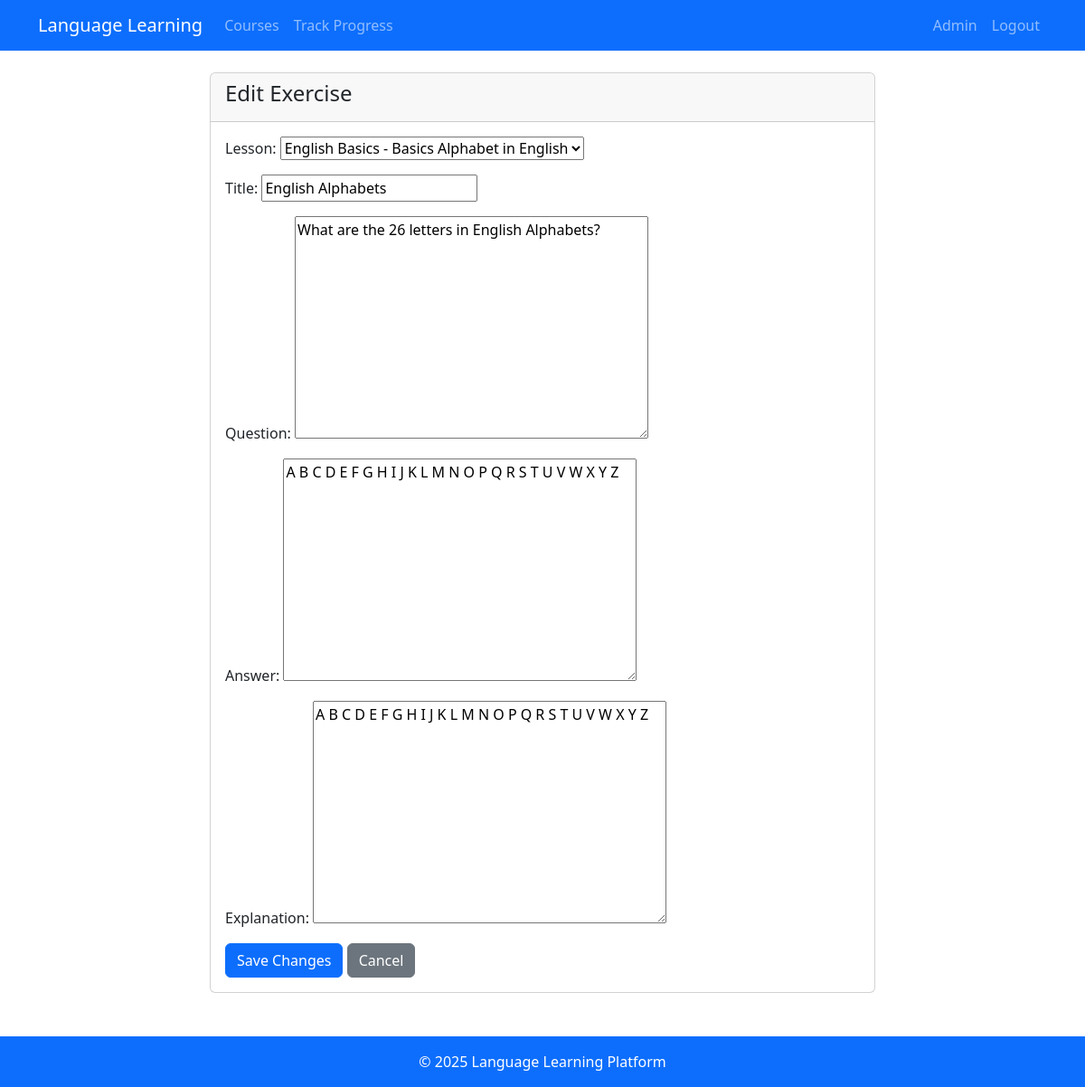
The app's page /exercises/1/edit/ (signed in) with its own data.
### learning/models.py (models this page shows, shortened)
class Exercise(models.Model):
    lesson = models.ForeignKey(Lesson, on_delete=models.CASCADE)
    title = models.CharField(max_length=200)
    question = models.TextField()
    answer = models.TextField()
    explanation = models.TextField(blank=True)

class Course(models.Model):
    title = models.CharField(max_length=200)
    language = models.ForeignKey(Language, on_delete=models.CASCADE)
    description = models.TextField()
    created_at = models.DateTimeField(auto_now_add=True)
    updated_at = models.DateTimeField(auto_now=True)
    difficulty = models.IntegerField(
        validators=[MinValueValidator(1), MaxValueValidator(5)]
    )
    is_active = models.BooleanField(default=True)

class Lesson(models.Model):
    course = models.ForeignKey(Course, on_delete=models.CASCADE)
    title = models.CharField(max_length=200)
    content = models.TextField()
    order = models.PositiveIntegerField()
    class Meta:
        ordering = ['order']
    def __str__(self):
        return f"{self.course.title} - {self.title}"

### learning/views.py (the view)
# urls.py: path('exercises/<int:exercise_id>/edit/', views.edit_exercise, name='edit_exercise'),
@login_required
@user_passes_test(is_admin)
def edit_exercise(request, exercise_id):
    exercise = get_object_or_404(Exercise, pk=exercise_id)
    if request.method == 'POST':
        form = ExerciseForm(request.POST, instance=exercise)
        if form.is_valid():
            form.save()
            messages.success(request, 'Exercise updated successfully!')
            return redirect('lesson_detail', lesson_id=exercise.lesson.id)
    else:
        form = ExerciseForm(instance=exercise)
    return render(request, 'exercises/edit_exercise.html', {'form': form, 'exercise': exercise})

### learning/forms.py
class ExerciseForm(forms.ModelForm):
    class Meta:
        model = Exercise
        fields = ('lesson', 'title', 'question', 'answer', 'explanation')

### learning/views.py (called while the page is built)
def is_admin(user):
    return user.is_superuser

### templates/exercises/edit_exercise.html (shortened to what this page needs)
{% extends 'base.html' %}
{% block content %}
<div class="row justify-content-center">
    <div class="col-md-8">
        <div class="card">
            <div class="card-header">
                <h4>Edit Exercise</h4>
            </div>
            <div class="card-body">
                <form method="post">
                    {{ form.as_p }}
                    <button type="submit" class="btn btn-primary">Save Changes</button>
                    <a href="{% url 'exercise_detail' exercise.id %}" class="btn btn-secondary">Cancel</a>
                </form>
            </div>
        </div>
    </div>
</div>
{% endblock %}

### templates/base.html (style rules this page uses)
body { padding-top: 56px; }

### records on screen
Exercise: lesson "English Basics - Basics Alphabet in English", question "What are the 26 letters in English Alphabets?", answer "A B C D E F G H I J K L M N O P Q R S T U V W X Y Z", explanation "A B C D E F G H I J K L M N O P Q R S T U V W X Y Z"
Course: title "English Alphabets"
